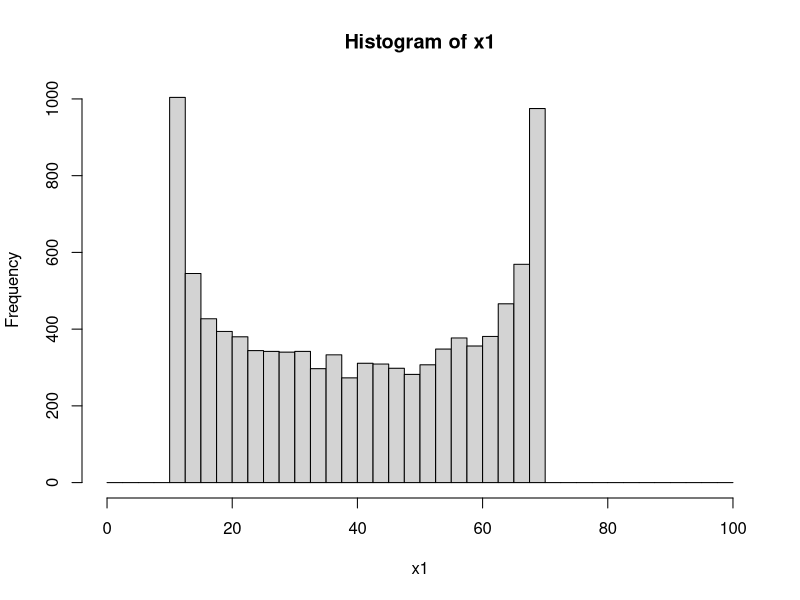
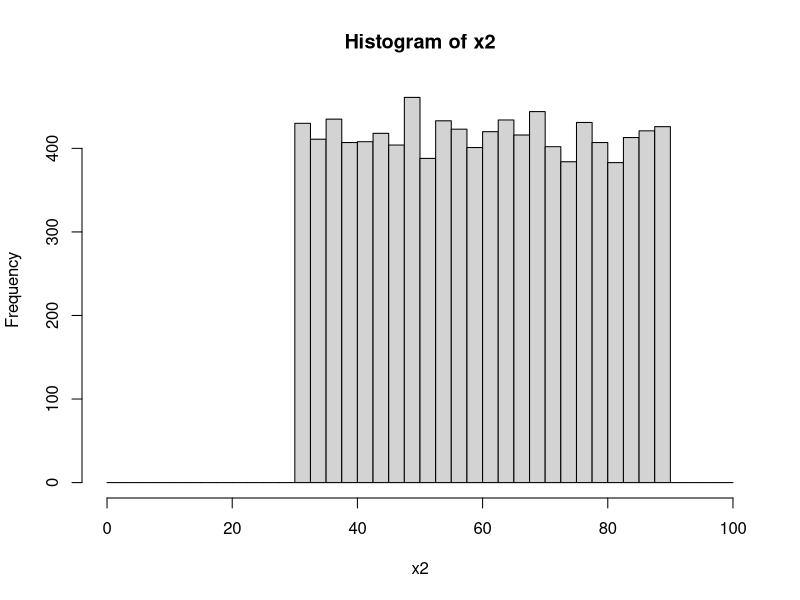
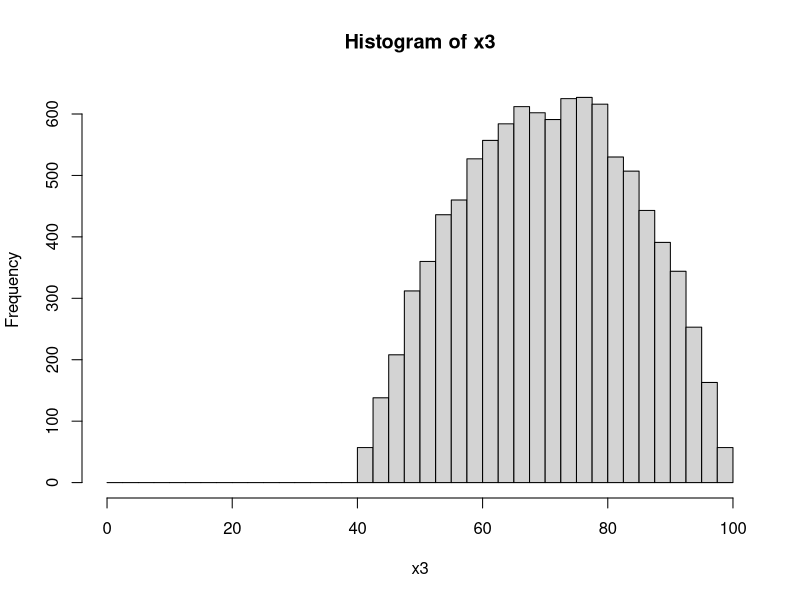
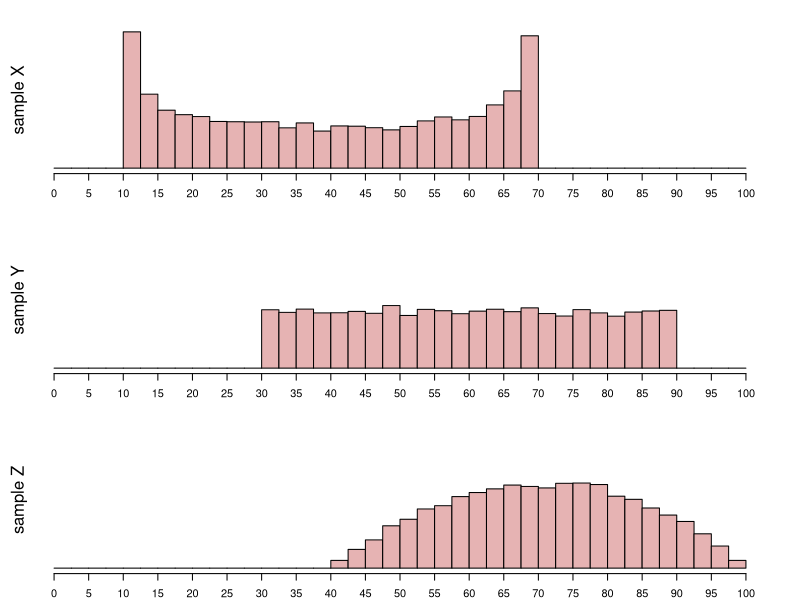

The R source for these figures, in order:
## ---- chunk 1

type = sample(1:3,3) #bell, uniform, bimodal
n = 10000
beta1 = c(2,1,0.6)[type]
beta2 = c(2,1,0.6)[type]
mid = sample(seq(30,70,10),3)
width = sample(seq(20,60,10),1)
bottom = mid-width/2

x1 = rbeta(n,beta1[1],beta2[1])*(width-0.02)+bottom[1]+0.01
x2 = rbeta(n,beta1[2],beta2[2])*(width-0.02)+bottom[2]+0.01
x3 = rbeta(n,beta1[3],beta2[3])*(width-0.02)+bottom[3]+0.01

h1 = hist(x1,xlim=c(0,100),breaks=seq(0,100,2.5))
h2 = hist(x2,xlim=c(0,100),breaks=seq(0,100,2.5))
h3 = hist(x3,xlim=c(0,100),breaks=seq(0,100,2.5))

counts1 = h1$counts
counts2 = h2$counts
counts3 = h3$counts

ym = max(c(counts1,counts2,counts3))

ans1 = paste0((mid==min(mid))*1,collapse="")
ans2 = paste0((mid==max(mid))*1,collapse="")
ans3 = paste0((type==min(type))*1,collapse="")
ans4 = paste0((type==max(type))*1,collapse="")

## ---- chunk 2
par(mfrow=c(3,1),mar=c(0,0,0,0))
par(mar=c(2,2,2,2))
hist(x1,xlim=c(0,100),breaks=seq(0,100,2.5),ann=F,axes=F,ylim=c(0,ym),col=rgb(0.9,0.7,0.7))
axis(1,line=0,at=seq(0,100,5))
mtext("sample X",2,0,srt=90)

par(mar=c(2,2,2,2))
hist(x2,xlim=c(0,100),breaks=seq(0,100,2.5),ann=F,axes=F,ylim=c(0,ym),col=rgb(0.9,0.7,0.7))
axis(1,line=0,at=seq(0,100,5))
mtext("sample Y",2,0,srt=90)

par(mar=c(2,2,2,2))
hist(x3,xlim=c(0,100),breaks=seq(0,100,2.5),ann=F,axes=F,ylim=c(0,ym),col=rgb(0.9,0.7,0.7))
axis(1,line=0,at=seq(0,100,5))
mtext("sample Z",2,0,srt=90)
